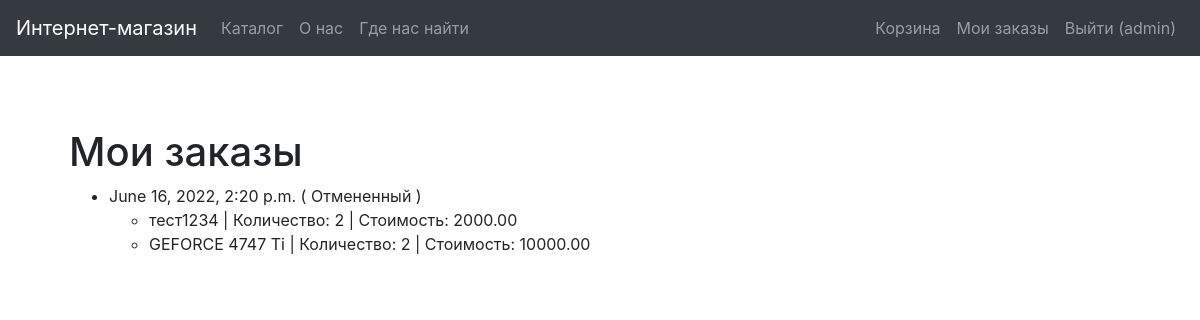
The app's page /orders (signed in) with its own data.
### demo/models.py (models this page shows, shortened)
class User(AbstractUser):
    name = models.CharField(max_length=254, verbose_name='Имя', blank=False)
    surname = models.CharField(max_length=254, verbose_name='Фамилия', blank=False)
    patronymic = models.CharField(max_length=254, verbose_name='Отчество', blank=True)
    username = models.CharField(max_length=254, verbose_name='Логин', unique=True, blank=False)
    email = models.CharField(max_length=254, verbose_name='Почта', unique=True, blank=False)
    password = models.CharField(max_length=254, verbose_name='Пароль', blank=False)
    role = models.CharField(max_length=254, verbose_name='Роль',
                            choices=(('admin', 'Администратор'), ('user', 'Пользователь')), default='user')
    USERNAME_FIELD = 'username'

class Order(models.Model):
    STATUS_CHOICES = [
        ('new', 'Новый'),
        ('confirmed', 'Подтверждённый'),
        ('canceled', 'Отмененный'),
    ]
    date = models.DateTimeField(verbose_name='Дата заказа', auto_now=True)
    status = models.CharField(max_length=254, verbose_name='Статус заказа',
                              choices=STATUS_CHOICES,
                              default='new')
    user = models.ForeignKey('User', verbose_name='Пользователь', on_delete=models.CASCADE)
    refuse_reason = models.TextField(max_length=254, verbose_name='Причина отказа', blank=True)
    products = models.ManyToManyField('Product', through='ProductsInOrder', related_name='orders')
    def status_verbose(self):
        return dict(self.STATUS_CHOICES)[self.status]

class ProductsInOrder(models.Model):
    order = models.ForeignKey('Order', verbose_name='Заказ', on_delete=models.CASCADE)
    product = models.ForeignKey('Product', verbose_name='Товар', on_delete=models.CASCADE)
    count = models.IntegerField(verbose_name='Количество', default=1, blank=False)
    price = models.DecimalField(verbose_name='Цена', max_digits=10, decimal_places=2, default=0.0, blank=False)

class Product(models.Model):
    name = models.CharField(max_length=254, verbose_name='Имя')
    datetime = models.DateTimeField(verbose_name='Дата добавления', auto_now=True)
    photo = models.ImageField(max_length=254, verbose_name='Фото', upload_to=get_name_file, blank=True, null=True,
                              validators=[FileExtensionValidator(allowed_extensions=('png', 'jpg', 'jpeg', 'webp'))])
    year = models.IntegerField(verbose_name='Год производства', blank=True)
    country = models.CharField(max_length=254, verbose_name='Страна', blank=True)
    price = models.DecimalField(verbose_name='Цена', max_digits=10, decimal_places=2, blank=False, default=0.0)
    category = models.ForeignKey('Category', verbose_name='Категория', on_delete=models.CASCADE)
    count = models.IntegerField(verbose_name='Количество', default=1, blank=False)

### demo/views.py (the view)
# urls.py: path('orders', OrderListView.as_view(), name='orders'),
class OrderListView(LoginRequiredMixin, generic.ListView):
    model = Order
    template_name = 'demo/orders.html'
    def get_queryset(self):
        return Order.objects.filter(user=self.request.user).order_by('date')

### templates/demo/orders.html (shortened to what this page needs)
{% extends "base.html" %}
{% block content %}
    <h1>Мои заказы</h1>
    {% if order_list %}
        <ul>
            {% for order in order_list %}
                <li>
                    {{ order.date }} ( {{ order.status_verbose }} )
                    {% if order.productsinorder_set.all %}
                        <ul>
                        {% for item in order.productsinorder_set.all %}
                            <li> {{ item.product.name }} | Количество: {{ item.count }} | Стоимость: {{ item.price }} </li>
                        {% endfor %}
                        </ul>
                    {% endif %}
                </li>
            {% endfor %}
        </ul>
    {% else %}
        <p> У вас нет заказов </p>
    {% endif %}
{% endblock %}

### templates/base.html (shortened to what this page needs)
{% load static %}
<!DOCTYPE html>
<html lang="ru">
<head>
    {% load static %}
    <link rel="stylesheet" href="{% static 'css/bootstrap.min.css'%}">
    <link rel="stylesheet" href="{% static 'css/main.css'%}">
</head>
<body>
    <nav class="navbar navbar-expand-md navbar-dark bg-dark fixed-top">
    <a class="navbar-brand" href="/">Интернет-магазин</a>
        <div class="collapse navbar-collapse">
            {% block sidebar %}
            <ul class="navbar-nav mr-auto">
                <li class="nav-item">
                    <a class="nav-link" href="{% url 'catalog' %}">Каталог</a>
                </li>
                <li class="nav-item">
                    <a class="nav-link" href="{% url 'about' %}">О нас</a>
                </li>
                <li class="nav-item">
                    <a class="nav-link" href="{% url 'contact' %}">Где нас найти</a>
                </li>
            </ul>
            <ul class="navbar-nav">
                {% if user.is_authenticated %}
                    <li class="nav-item">
                        <a class="nav-link" href="{% url 'cart' %}">Корзина</a>
                    </li>
                    <li class="nav-item">
                        <a class="nav-link" href="{% url 'orders' %}">Мои заказы</a>
                    </li>
                    <li class="nav-item">
                        <a class="nav-link" href="{% url 'logout' %}">Выйти ({{ user.username }})</a>
                    </li>
                {% endif %}
            </ul>
            {% endblock %}
        </div>
    </nav>
    <main role="main" class="container">
        <div class="starter-template">
            {% block content %}{% endblock %}
        </div>
    </main>
</body>
</html>

### demo/static/css/main.css (style rules this page uses)
body { padding-top: 5rem; }
.starter-template { padding: 3rem 1.5rem; }

### records on screen
User: username "admin"
Order: date "June 16, 2022, 2:20 p.m.", status_verbose "Отмененный"
ProductsInOrder: product.name "тест1234", count "2", price "2000.00"
ProductsInOrder: product.name "GEFORCE 4747 Ti", count "2", price "10000.00"
